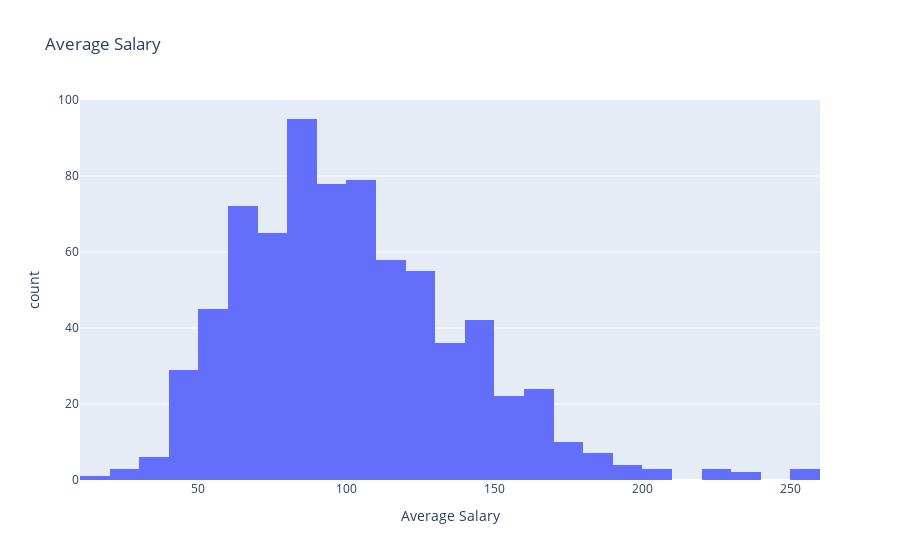

The cell this chart's notebook holds for it:
### Code cell
px.histogram(data_frame=df,x='Average Salary',nbins=30, title='Average Salary')

### Figure 1 — Plotly figure (JSON) as saved in the notebook; plotly's stock layout.template omitted (floating-point values rounded to 4 significant figures; data arrays with more than 128 entries replaced by an {"elided": "..."} marker saying what was removed)
{"data": [{"alignmentgroup": "True", "bingroup": "x", "hovertemplate": "Average Salary=%{x}<br>count=%{y}<extra></extra>", "legendgroup": "", "marker": {"color": "#636efa"}, "name": "", "nbinsx": 30, "offsetgroup": "", "orientation": "v", "showlegend": false, "type": "histogram", "x": {"elided": "742 float values"}, "xaxis": "x", "yaxis": "y"}], "layout": {"barmode": "relative", "legend": {"tracegroupgap": 0}, "title": {"text": "Average Salary"}, "xaxis": {"anchor": "y", "domain": [0, 1], "title": {"text": "Average Salary"}}, "yaxis": {"anchor": "x", "domain": [0, 1], "title": {"text": "count"}}}}
